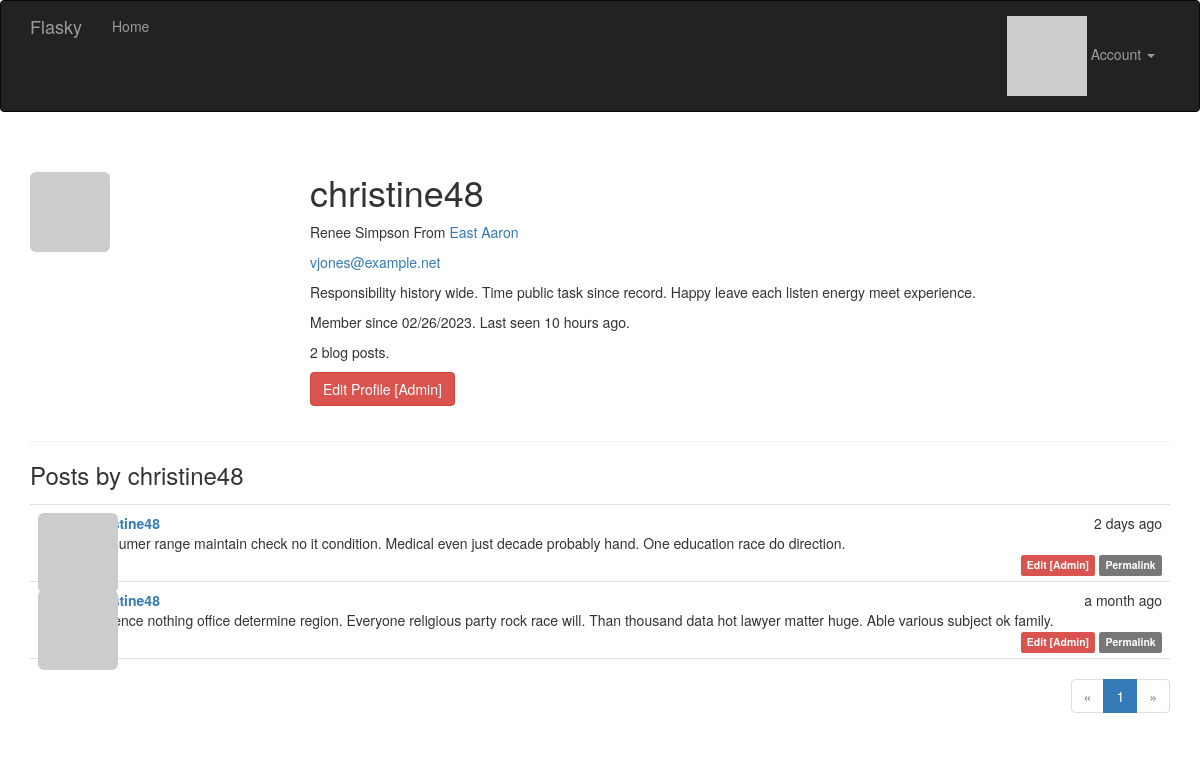
The app's page /user/christine48 (signed in) with its own data.
### app/models.py (models this page shows, shortened)
class User(UserMixin, db.Model):
    __tablename__ = 'users'
    id = db.Column(db.Integer, primary_key=True)
    email = db.Column(db.String(64), unique=True, index=True)
    username = db.Column(db.String(64), unique=True, index=True)
    password_hash = db.Column(db.String(128))
    role_id = db.Column(db.Integer, db.ForeignKey('roles.id'))
    confirmed = db.Column(db.Boolean, default=False)
    name = db.Column(db.String(64))
    location = db.Column(db.String(64))
    about_me = db.Column(db.Text())
    member_since = db.Column(db.DateTime(), default=datetime.utcnow)
    last_seen = db.Column(db.DateTime(), default=datetime.utcnow)
    avatar_hash = db.Column(db.String(32))
    posts = db.relationship('Post', backref='author', lazy='dynamic')
    followed = db.relationship('Follow',
                               foreign_keys=[Follow.follower_id],
                               backref=db.backref('follower', lazy='joined'),
                               lazy='dynamic',
                               cascade='all, delete-orphan')
    followers = db.relationship('Follow',
                                foreign_keys=[Follow.followed_id],
                                backref=db.backref('followed', lazy='joined'),
                                lazy='dynamic',
                                cascade='all, delete-orphan')
    @property
    def password(self):
        raise AttributeError('password is not a readable attribute')
    def ping(self):
        self.last_seen = datetime.utcnow()
        db.session.add(self)
        db.session.commit()
    def can(self, perm):
        return self.role is not None and self.role.has_permission(perm)
    def is_administrator(self):
        return self.can(Permission.ADMIN)
    def gravatar(self, size=100, default='identicon', rating='g'):
        if request.is_secure:
            url = 'https://secure.gravatar.com/avatar'
        else:
            url = 'https://gravatar.com/avatar'
        hash = hashlib.md5(self.email.lower().encode('utf-8')).hexdigest()
        return '{url}/{hash}?s={size}&d={default}&r={rating}'.format(
            url=url, hash=hash, size=size, default=default, rating=rating)

class Post(db.Model):
    __tablename__ = 'posts'
    id = db.Column(db.Integer, primary_key=True)
    body = db.Column(db.Text)
    body_html = db.Column(db.Text)
    timestamp = db.Column(db.DateTime, index=True, default=datetime.utcnow)
    author_id = db.Column(db.Integer, db.ForeignKey('users.id'))

### app/main/views.py (the view)
@main.route('/user/<username>')
def user(username):
    user = User.query.filter_by(username=username).first_or_404()
    page = request.args.get('page', 1, type=int)
    pagination = user.posts.order_by(Post.timestamp.desc()).paginate(
        page=page, per_page=current_app.config['FLASKY_POSTS_PER_PAGE'],
        error_out=False)
    posts = pagination.items
    return render_template('user.html', user=user, posts=posts,
                           pagination=pagination)

### app/auth/views.py (called while the page is built)
@auth.before_app_request
def before_request():
    if current_user.is_authenticated:
        current_user.ping()
        if not current_user.confirmed \
                and request.endpoint \
                and request.blueprint != 'auth' \
                and request.endpoint != 'static':
            return redirect(url_for('auth.unconfirmed'))

### app/main/__init__.py (called while the page is built)
@main.app_context_processor
def inject_permissions():
    return dict(Permission=Permission)

### app/models.py (called while the page is built)
@login_manager.user_loader
def load_user(user_id):
    return User.query.get(int(user_id))

    def has_permission(self, perm):
        return self.permissions & perm == perm

### app/templates/user.html (shortened to what this page needs)
{% extends "base.html" %}
{% import "_macros.html" as macros %}
{% block page_content %}
<div class="page-header">
    <img class="img-rounded profile-thumbnail" src="{{ current_user.gravatar(size=256) }}">
    <div class="profile-header">
        <h1>{{ user.username }}</h1>
        {% if user.name or user.location %}
        <p>
            {% if user.name %}{{ user.name }}{% endif %}
            {% if user.location %}
                From <a href="http://maps.google.com/?q={{ user.location }}">
                    {{ user.location }}
                </a>
            {% endif %}
        </p>
        {% endif %}
        {% if current_user.is_administrator() %}
        <p><a href="mailto:{{ user.email }}">{{ user.email }}</a></p>
        {% endif %}
        {% if user.about_me %}<p>{{ user.about_me }}</p>{% endif %}
        <p>
            Member since {{ moment(user.member_since).format('L') }}.
            Last seen {{ moment(user.last_seen).fromNow() }}.
        </p>
        <p>{{ user.posts.count() }} blog posts.</p>
        <p>
        {% if current_user.is_administrator() %}
        <a class="btn btn-danger"
            href="{{ url_for('.edit_profile_admin', id=user.id) }}">
            Edit Profile [Admin]
        </a>
        {% endif %}
        </p>
    </div>
</div>
<h3>Posts by {{ user.username }}</h3>
{% include '_posts.html' %}
{% if pagination %}
<div class="pagination">
    {{ macros.pagination_widget(pagination, '.user', username=user.username) }}
</div>
{% endif %}
{% endblock %}

### app/templates/base.html (shortened to what this page needs)
{% extends "bootstrap/base.html" %}
{% block head %}
{{ super() }}
<link rel="stylesheet" type="text/css" href="{{ url_for('static', filename='styles.css') }}">
{% endblock %}
{% block navbar %}
<div class="navbar navbar-inverse" role="navigation">
    <div class="container">
        <div class="navbar-header">
            <a class="navbar-brand" href="{{ url_for('main.index') }}">Flasky</a>
        </div>
        <div class="navbar-collapse collapse">
            <ul class="nav navbar-nav">
                <li><a href="{{ url_for('main.index') }}">Home</a></li>
            </ul>
            <ul class="nav navbar-nav navbar-right">
                {% if current_user.is_authenticated %}
                <li class="dropdown">
                    <a href="#" class="dropdown-toggle" data-toggle="dropdown">
                        <img src="{{ current_user.gravatar(size=18) }}">
                        Account <b class="caret"></b>
                    </a>
                </li>
                {% else %}
                <li><a href="{{ url_for('auth.login') }}">Log In</a></li>
                {% endif %}
            </ul>
        </div>
    </div>
</div>
{% endblock %}
{% block content %}
<div class="container">
    {% block page_content %}{% endblock %}
</div>
{% endblock %}

### app/templates/_macros.html
{% macro pagination_widget(pagination, endpoint) %}
<ul class="pagination">
    <li{% if not pagination.has_prev %} class="disabled"{% endif %}>
        <a href="{% if pagination.has_prev %}{{ url_for(endpoint, page=pagination.prev_num, **kwargs) }}{% else %}#{% endif %}">
            &laquo;
        </a>
    </li>
    {% for p in pagination.iter_pages() %}
        {% if p %}
            {% if p == pagination.page %}
            <li class="active">
                <a href="{{ url_for(endpoint, page = p, **kwargs) }}">{{ p }}</a>
            </li>
            {% else %}
            <li>
                <a href="{{ url_for(endpoint, page = p, **kwargs) }}">{{ p }}</a>
            </li>
            {% endif %}
        {% else %}
        <li class="disabled"><a href="#">&hellip;</a></li>
        {% endif %}
    {% endfor %}
    <li{% if not pagination.has_next %} class="disabled"{% endif %}>
        <a href="{% if pagination.has_next %}{{ url_for(endpoint, page=pagination.next_num, **kwargs) }}{% else %}#{% endif %}">
            &raquo;
        </a>
    </li>
</ul>
{% endmacro %}

### app/templates/_posts.html
<ul class="posts">
    {% for post in posts %}
    <li class="post">
        <div class="post-thumbnail">
            <a href="{{ url_for('.user', username=post.author.username) }}">
                <img class="img-rounded profile-thumbnail"
                    src="{{ post.author.gravatar(size=40) }}">
            </a>
        </div>
        <div class="post-content">
            <div class="post-date">{{ moment(post.timestamp).fromNow() }}</div>
            <div class="post-author">
                <a href="{{ url_for('.user', username=post.author.username) }}">
                    {{ post.author.username }}
                </a>
            </div>
            <div class="post-body">
                {% if post.body_html %}
                    {{ post.body_html | safe }}
                {% else %}
                    {{ post.body }}
                {% endif %}
            </div>
            <div class="post-footer">
                {% if current_user == post.author %}
                <a href="{{ url_for('.edit', id=post.id) }}">
                    <span class="label label-primary">Edit</span>
                </a>
                {% elif current_user.is_administrator() %}
                <a href="{{ url_for('.edit', id=post.id) }}">
                    <span class="label label-danger">Edit [Admin]</span>
                </a>
                {% endif %}
                <a href="{{ url_for('.post', id=post.id) }}">
                    <span class="label label-default">Permalink</span>
                </a>
            </div>
        </div>
    </li>
    {% endfor %}
</ul>

### app/static/styles.css (style rules this page uses)
.profile-thumbnail { position: absolute; }
.profile-header { min-height: 260px; margin-left: 280px; }
ul.posts { list-style-type: none; padding: 0px; margin: 16px 0px 0px 0px; border-top: 1px solid #e0e0e0; }
ul.posts li.post { padding: 8px; border-bottom: 1px solid #e0e0e0; }
div.post-date { float: right; }
div.post-author { font-weight: bold; }
div.post-thumbnail { position: absolute; }
div.post-content { margin-left: 48px; min-height: 48px; }
div.post-footer { text-align: right; }
div.pagination { width: 100%; text-align: right; padding: 0px; margin: 0px; }

### records on screen
User: username "christine48", name "Renee Simpson", location "East Aaron", email "vjones@example.net", about_me "Responsibility history wide. Time public task since record. Happy leave each listen energy meet experience.", member_since "02/26/2023", last_seen "10 hours ago"
Post: timestamp "2 days ago", author.username "christine48", body "Consumer range maintain check no it condition. Medical even just decade probably hand. One education race do direction."
Post: timestamp "a month ago", author.username "christine48", body "Evidence nothing office determine region. Everyone religious party rock race will. Than thousand data hot lawyer matter huge. Able various subject ok family."

### other values on screen
{{ user.posts.count() }} "2"
{{ p }} "1"
